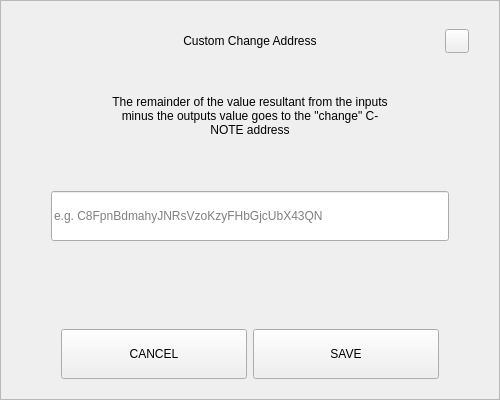
<?xml version="1.0" encoding="UTF-8"?>
<ui version="4.0">
 <class>SendChangeAddressDialog</class>
 <widget class="QDialog" name="SendChangeAddressDialog">
  <property name="geometry">
   <rect>
    <x>0</x>
    <y>0</y>
    <width>500</width>
    <height>400</height>
   </rect>
  </property>
  <property name="windowTitle">
   <string>Dialog</string>
  </property>
  <layout class="QVBoxLayout" name="verticalLayout">
   <property name="spacing">
    <number>0</number>
   </property>
   <property name="leftMargin">
    <number>0</number>
   </property>
   <property name="topMargin">
    <number>0</number>
   </property>
   <property name="rightMargin">
    <number>0</number>
   </property>
   <property name="bottomMargin">
    <number>0</number>
   </property>
   <item>
    <widget class="QFrame" name="frame">
     <property name="styleSheet">
      <string notr="true"/>
     </property>
     <property name="frameShape">
      <enum>QFrame::StyledPanel</enum>
     </property>
     <property name="frameShadow">
      <enum>QFrame::Raised</enum>
     </property>
     <layout class="QVBoxLayout" name="verticalLayout_2" stretch="0,0,0,0,0,0,0">
      <property name="spacing">
       <number>0</number>
      </property>
      <property name="leftMargin">
       <number>30</number>
      </property>
      <property name="topMargin">
       <number>20</number>
      </property>
      <property name="rightMargin">
       <number>30</number>
      </property>
      <property name="bottomMargin">
       <number>20</number>
      </property>
      <item>
       <layout class="QHBoxLayout" name="horizontalLayout_3">
        <property name="spacing">
         <number>0</number>
        </property>
        <item>
         <spacer name="horizontalSpacer_2">
          <property name="orientation">
           <enum>Qt::Horizontal</enum>
          </property>
          <property name="sizeHint" stdset="0">
           <size>
            <width>40</width>
            <height>20</height>
           </size>
          </property>
         </spacer>
        </item>
        <item>
         <widget class="QLabel" name="labelTitle">
          <property name="minimumSize">
           <size>
            <width>0</width>
            <height>40</height>
           </size>
          </property>
          <property name="maximumSize">
           <size>
            <width>16777215</width>
            <height>40</height>
           </size>
          </property>
          <property name="styleSheet">
           <string notr="true">padding-left:24px;</string>
          </property>
          <property name="text">
           <string>Custom Change Address</string>
          </property>
          <property name="alignment">
           <set>Qt::AlignCenter</set>
          </property>
          <property name="margin">
           <number>7</number>
          </property>
         </widget>
        </item>
        <item>
         <spacer name="horizontalSpacer">
          <property name="orientation">
           <enum>Qt::Horizontal</enum>
          </property>
          <property name="sizeHint" stdset="0">
           <size>
            <width>40</width>
            <height>20</height>
           </size>
          </property>
         </spacer>
        </item>
        <item>
         <widget class="QPushButton" name="btnEsc">
          <property name="minimumSize">
           <size>
            <width>24</width>
            <height>24</height>
           </size>
          </property>
          <property name="maximumSize">
           <size>
            <width>24</width>
            <height>24</height>
           </size>
          </property>
          <property name="focusPolicy">
           <enum>Qt::NoFocus</enum>
          </property>
          <property name="text">
           <string/>
          </property>
         </widget>
        </item>
       </layout>
      </item>
      <item>
       <spacer name="verticalSpacer_2">
        <property name="orientation">
         <enum>Qt::Vertical</enum>
        </property>
        <property name="sizeType">
         <enum>QSizePolicy::Minimum</enum>
        </property>
        <property name="sizeHint" stdset="0">
         <size>
          <width>20</width>
          <height>20</height>
         </size>
        </property>
       </spacer>
      </item>
      <item alignment="Qt::AlignHCenter">
       <widget class="QLabel" name="labelMessage">
        <property name="minimumSize">
         <size>
          <width>0</width>
          <height>70</height>
         </size>
        </property>
        <property name="text">
         <string>The remainder of the value resultant from the inputs minus the outputs value goes to the &quot;change&quot; C-NOTE address</string>
        </property>
        <property name="alignment">
         <set>Qt::AlignCenter</set>
        </property>
        <property name="wordWrap">
         <bool>true</bool>
        </property>
       </widget>
      </item>
      <item>
       <spacer name="verticalSpacer_3">
        <property name="orientation">
         <enum>Qt::Vertical</enum>
        </property>
        <property name="sizeType">
         <enum>QSizePolicy::Minimum</enum>
        </property>
        <property name="sizeHint" stdset="0">
         <size>
          <width>20</width>
          <height>40</height>
         </size>
        </property>
       </spacer>
      </item>
      <item>
       <layout class="QHBoxLayout" name="horizontalLayout_2">
        <property name="spacing">
         <number>0</number>
        </property>
        <property name="leftMargin">
         <number>20</number>
        </property>
        <property name="rightMargin">
         <number>20</number>
        </property>
        <item>
         <widget class="QLineEdit" name="lineEditAddress">
          <property name="minimumSize">
           <size>
            <width>0</width>
            <height>50</height>
           </size>
          </property>
          <property name="placeholderText">
           <string notr="true">e.g. C8FpnBdmahyJNRsVzoKzyFHbGjcUbX43QN</string>
          </property>
         </widget>
        </item>
       </layout>
      </item>
      <item>
       <spacer name="verticalSpacer">
        <property name="orientation">
         <enum>Qt::Vertical</enum>
        </property>
        <property name="sizeHint" stdset="0">
         <size>
          <width>20</width>
          <height>40</height>
         </size>
        </property>
       </spacer>
      </item>
      <item>
       <layout class="QHBoxLayout" name="horizontalLayout" stretch="2,2">
        <property name="spacing">
         <number>6</number>
        </property>
        <property name="leftMargin">
         <number>30</number>
        </property>
        <property name="rightMargin">
         <number>30</number>
        </property>
        <item>
         <widget class="QPushButton" name="btnCancel">
          <property name="minimumSize">
           <size>
            <width>180</width>
            <height>50</height>
           </size>
          </property>
          <property name="focusPolicy">
           <enum>Qt::NoFocus</enum>
          </property>
          <property name="text">
           <string>CANCEL</string>
          </property>
         </widget>
        </item>
        <item>
         <widget class="QPushButton" name="btnSave">
          <property name="minimumSize">
           <size>
            <width>180</width>
            <height>50</height>
           </size>
          </property>
          <property name="focusPolicy">
           <enum>Qt::NoFocus</enum>
          </property>
          <property name="text">
           <string>SAVE</string>
          </property>
         </widget>
        </item>
       </layout>
      </item>
     </layout>
    </widget>
   </item>
  </layout>
 </widget>
 <resources/>
 <connections/>
</ui>
